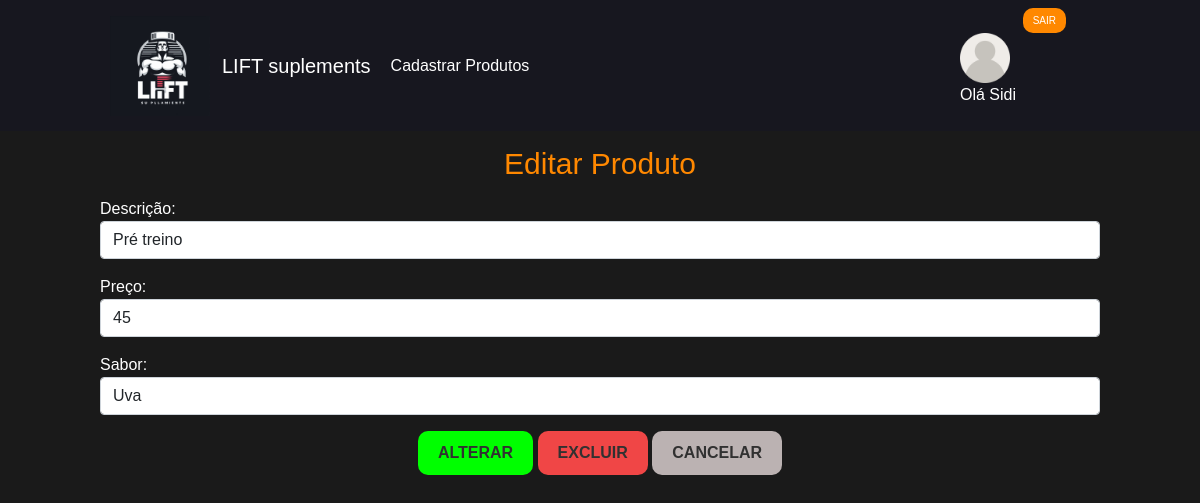
/editarProdutos.php?codigo=5 (signed in), run on the app's committed database.
### tables this page shows
CREATE TABLE `produto` (
  `codigo` int(4) NOT NULL,
  `descricao` varchar(100) NOT NULL,
  `preco` float NOT NULL,
  `sabor` varchar(100) NOT NULL
);

### conexaoBD.php (called while the page is built, shortened)
<?php
if (!function_exists('query')) {
    function query($sql)
    {
        global $conexao;
        mysqli_query($conexao, "SET CHARACTER SET utf8");
        $query = mysqli_query($conexao, $sql) or
            die(mysqli_error($conexao));
        return $query;
    }
}

### crudProdutos.php (called while the page is built, shortened)
<?php
include 'conexaoBD.php';
function mostrarProdutoAlterar($codigo)
{
    $resultados = query("SELECT * FROM produto WHERE codigo=$codigo");
    return $resultados;
}

### editarProdutos.php (the view, shortened to what this page needs)
<!doctype html>
<html lang="pt-br">
<head>
    <link href="https://cdn.jsdelivr.net/npm/bootstrap@5.0.2/dist/css/bootstrap.min.css" rel="stylesheet">
    <link rel="stylesheet" href="geral.css">
</head>
<body>
    <nav class="navbar navbar-expand-lg bg-body-tertiary" id="navbar">
        <img src="logo2.jpg" alt="" width="100" height="100">
        <div class="container-fluid">
            <a class="navbar-brand" href="home.php">LIFT suplements</a>
            <div class="container-fluid">
                <div class="collapse navbar-collapse" id="navbarSupportedContent">
                    <ul class="navbar-nav me-auto mb-2 mb-lg-0">
                        <li class="nav-item">
                            <a class="nav-link" href="cadastrarProdutos.php">Cadastrar Produtos</a>
                        </li>
                    </ul>
                    <ul class="perfil">
                        <form method="post" action="controleUsuario.php">
                            <button type="submit" name="opcao" value="Sair" class="btnsair">Sair</button>
                        </form>
                        <img src="foto.png" alt="" class="foto">
                        <div class="nome">
                            <?php
                            if (isset($_SESSION["nome"])) {
                                echo 'Olá ', $_SESSION['nome'];
                            } else {
                                header("Location: paginaLogin.php");
                            }
                            ?>
                        </div>
                    </ul>
                </div>
            </div>
    </nav>
    <div id="container">
        <?php
        include 'crudProdutos.php';
        $codigo = $_GET["codigo"];
        $resultados = mostrarProdutoAlterar($codigo);
        foreach ($resultados as $linha);
        ?>
        <form method="post" action="controleProdutos.php">
            <form method="post" action="controleProdutos.php">
                <h1>Editar Produto</h1>
                <div class="mb-3">
                    <label for="descricao">Descrição:</label>
                    <input type="text" class="form-control" name="descricao" id="descricao" value="<?=
                                                                                                    $linha['descricao'] ?>">
                </div>
                <div class="mb-3">
                    <label for="preco">Preço:</label>
                    <input type="number" step=0.01 class="form-control" name="preco" id="preco" value="<?=
                                                                                                        $linha['preco'] ?>">
                </div>
                <div class="mb-3">
                    <label for="sabor">Sabor:</label>
                    <input type="text" class="form-control" name="sabor" id="sabor" value="<?=
                                                                                            $linha['sabor'] ?>">
                </div>
                <div id="center">
                    <button type="submit" class="btn btn-primary" name="opcao" value="Alterar" id="btnalt"><strong>Alterar</strong></button>
                    <button type="submit" class="btn btn-danger" name="opcao" value="Excluir" id="btnexc"><strong>Excluir</strong></button>
                    <a class="btn btn-light" href="home.php" id="btncanc"><strong>Cancelar</strong></a>
                </div>
            </form>
    </div>
</body>
</html>

### geral.css (style rules this page uses)
body { background-color: #1a1a1a; color: #fff; font-family: Helvetica, Arial, sans-serif; }
.navbar-nav .nav-link { color: #fff; }
.btn { background-color: #ff8800; color: #fff; border: none; padding: 10px 20px; border-radius: 10px; text-transform: uppercase; cursor: pointer; }
h1 { color: #ff8800; margin: auto; text-align: center; font-size: 30px; margin-top: 15px; margin-bottom: 15px; }
img { margin: auto; margin-left: 110px; }
.navbar-brand { margin: auto; color: #fff; }
.perfil { margin-right: 110px; border-radius: 50%; }
.foto { width: 50px; height: 50px; margin: auto; }
.btnsair { background-color: #ff8800; color: #fff; border: none; padding: 5px 10px; border-radius: 10px; text-transform: uppercase; cursor: pointer; font-size: 10px; float: right; margin-left: 20px; }
.nome { margin-right: 50px; text-align: left; }
#navbar { background-color: #17171f; }
#container { width: 1000px; margin: auto; }
#btnalt { background-color: #00ff00; color: #313131; }
#btnexc { background-color: #f04646; color: #313131; }
#btncanc { background-color: #bbb2b2; color: #313131; }
#center { text-align: center; }

### data on the page
produto: descricao "Pré treino", preco "45", sabor "Uva"

### other printed values
$_SESSION['nome'] "Sidi"
